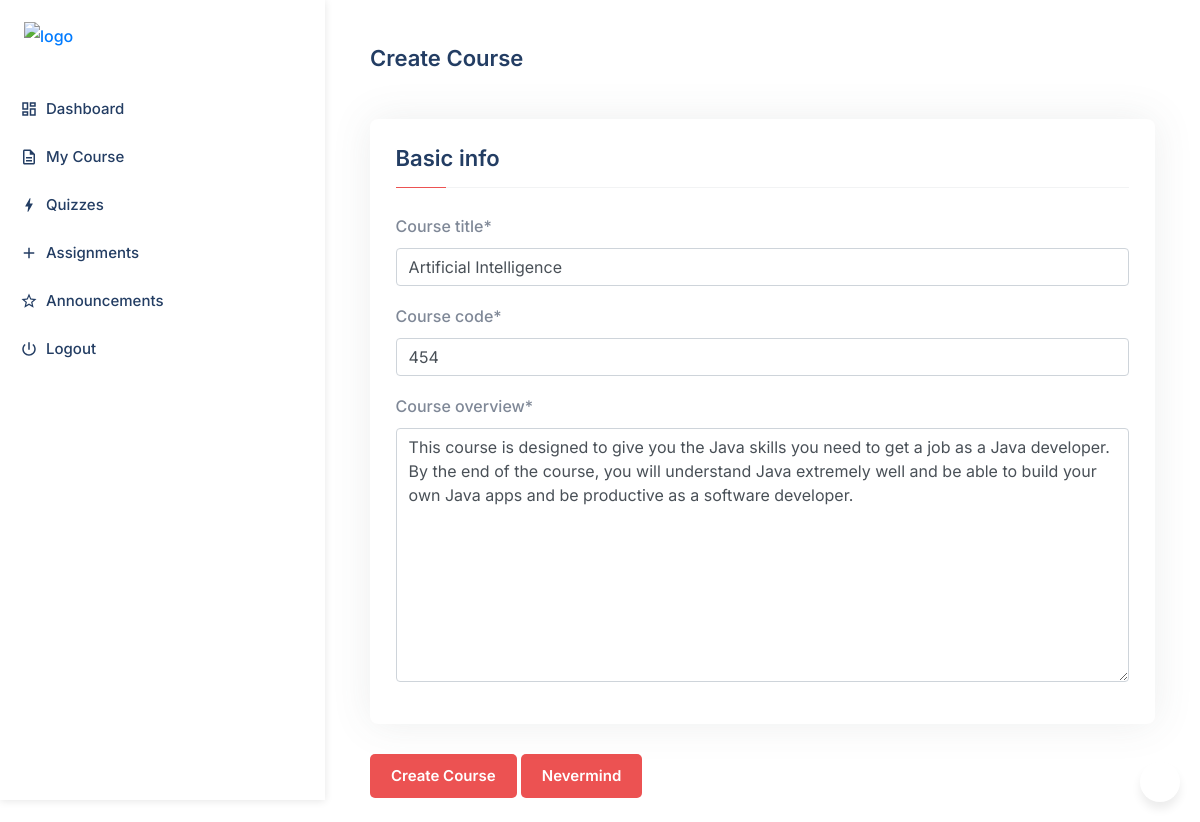
The page /instructor/course/2/update/ (signed in) on the database its author committed.
### courses/models.py (models this page shows, shortened)
class Course(models.Model):
    instructor = models.ForeignKey(
        InstructorProfile, related_name='courses_created',
        on_delete=models.CASCADE,
        help_text='The instructor who created this course')
    title = models.CharField(
        'Course title',
        max_length=50)
    code = models.PositiveIntegerField(
        'Course code')
    slug = models.SlugField(
        max_length=50, unique=True,
        help_text='A human readable URL')
    overview = models.TextField('Course overview')
    students = models.ManyToManyField(StudentProfile,
                                      related_name='courses_enrolled',
                                      blank=True)
    created = models.DateTimeField(auto_now_add=True)
    updated = models.DateTimeField(auto_now=True)
    class Meta:
        ordering = ['-updated']

### courses/views.py (the view)
@login_required
def instructor_course_update(request, pk):
    course = get_object_or_404(
        Course, id=pk, instructor=request.user.instructor_profile)
    if request.method == 'POST':
        form = CourseForm(request.POST, instance=course)
        if form.is_valid():
            form.save()
            messages.success(
                request, "Your course has been successully updated.")
            return redirect('instructor_course')
    else:
        form = CourseForm(instance=course)
    return render(
        request, 'instructor_course_form.html',
        {'form': form, 'course': course, 'edit': True})

### courses/forms.py
class CourseForm(forms.ModelForm):
    class Meta:
        model = Course
        fields = ['title', 'code', 'overview']

### templates/instructor_course_form.html (shortened to what this page needs)
{% extends "base_dashboard.html" %}
{% load crispy_forms_tags %}
{% block dashboard %}
    <section class="dashboard-area">
        {% include 'partials/_instructor_dashboard_menu.html' %}
        <div class="dashboard-content-wrap">
            <div class="container-fluid">
                <div class="dashboard-heading mb-5">
                    <h3 class="fs-22 font-weight-semi-bold">Create Course</h3>
                </div>
                <form action="." method="post">
                    <div class="card card-item">
                        <div class="card-body">
                            <h3 class="fs-22 font-weight-semi-bold pb-2">Basic info</h3>
                            <div class="divider"><span></span></div>
                            {{ form|crispy }}
                        </div>
                    </div>
                    <div class="course-submit-btn-box pb-4">
                        <button class="btn theme-btn" type="submit">Create Course</button>
                        <a href="{% url 'instructor_course' %}" class="btn theme-btn" role="button">Nevermind</a>
                    </div>
                </form>
            </div>
        </div>
    </section>
{% endblock dashboard %}

### rows shown on the page
Course: title "Artificial Intelligence", code "454", overview "This course is designed to give you the Java skills you need to get a job as a Java developer. By the end of the course, you will understand Java extremely well and be able to build your own Java apps and be productive as a software developer."
